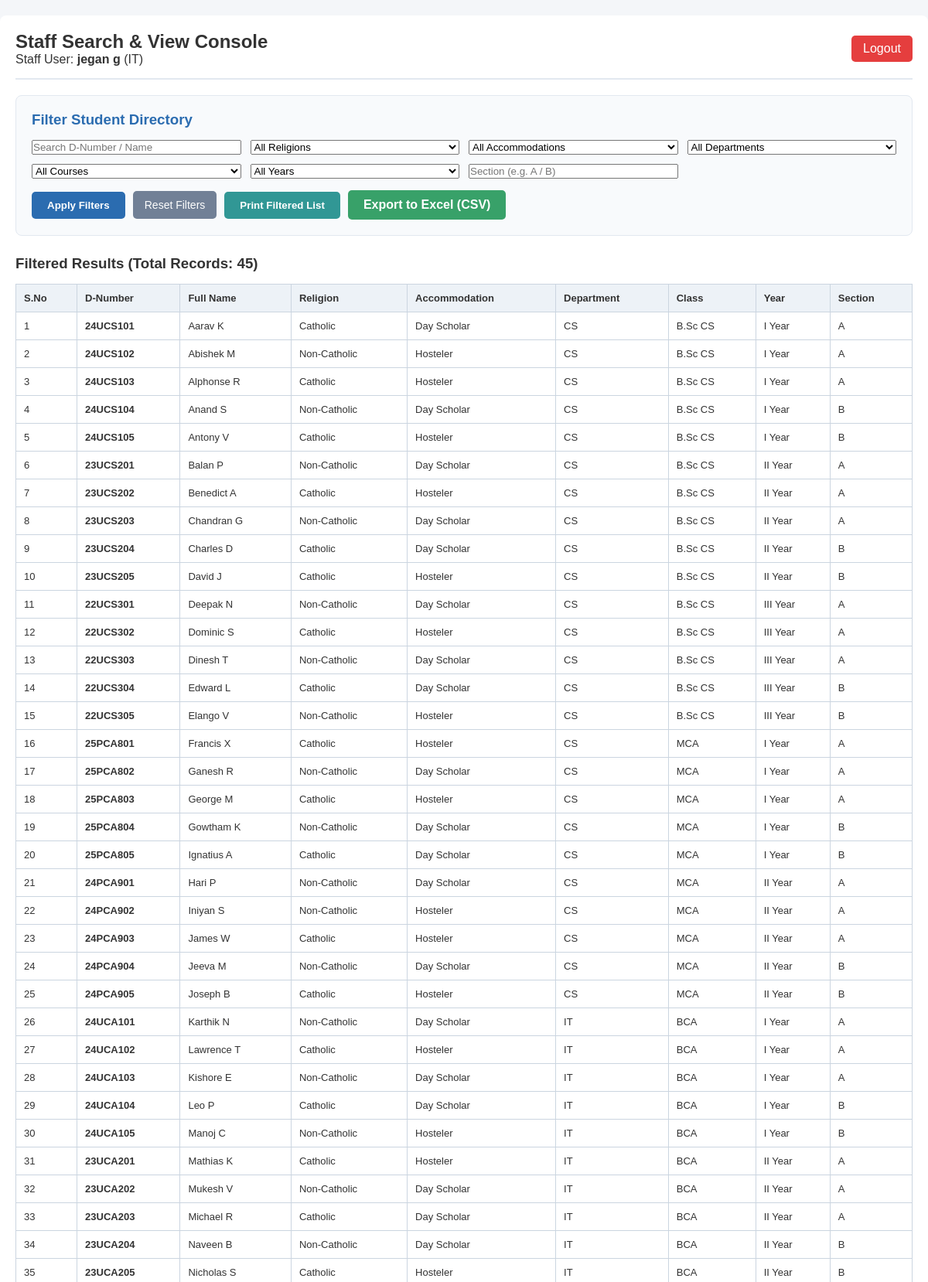
The app's page /staff_dashboard.php (signed in, upper part) with its own data.
### tables this page shows
CREATE TABLE `student` (
  `d_number` varchar(50) NOT NULL,
  `first_name` varchar(50) NOT NULL,
  `last_name` varchar(50) NOT NULL,
  `religion` varchar(50) NOT NULL,
  `accommodation_type` varchar(50) NOT NULL,
  `department` varchar(100) NOT NULL,
  `class` varchar(50) NOT NULL,
  `year` varchar(20) NOT NULL,
  `section` varchar(10) NOT NULL
);

### staff_dashboard.php (the view, shortened to what this page needs)
<?php
include 'db_connect.php';
$section       = isset($_GET['section']) ? mysqli_real_escape_string($conn, trim($_GET['section'])) : '';
$search        = isset($_GET['search']) ? mysqli_real_escape_string($conn, trim($_GET['search'])) : '';
$where_clauses = array("1=1");
$where_sql = implode(" AND ", $where_clauses);
$query = "SELECT * FROM student WHERE $where_sql ORDER BY department, class, year, section, d_number ASC";
$students_result = mysqli_query($conn, $query);
$total_students = mysqli_num_rows($students_result);
?>
<!DOCTYPE html>
<html lang="en">
<head>
    <link rel="stylesheet" href="style.css">
</head>
<body>
<div class="container">
    <div class="nav-bar">
        <div>
            <h2>Staff Search & View Console</h2>
            <p>Staff User: <strong><?php echo htmlspecialchars($_SESSION['user_name']); ?></strong> (<?php echo htmlspecialchars($_SESSION['department']); ?>)</p>
        </div>
        <a href="logout.php" class="btn-logout no-print">Logout</a>
    </div>
    <div class="filter-card no-print">
        <h3 style="margin-bottom: 15px; color: #2b6cb0;">Filter Student Directory</h3>
        <form method="GET" action="staff_dashboard.php">
            <div class="filter-grid">
                <input type="text" name="search" placeholder="Search D-Number / Name" value="<?php echo htmlspecialchars($search); ?>">
                <select name="religion">
                    <option value="">All Religions</option>
                </select>
                <select name="accommodation">
                    <option value="">All Accommodations</option>
                </select>
                <select name="department">
                    <option value="">All Departments</option>
                </select>
                <select name="class">
                    <option value="">All Courses</option>
                </select>
                <select name="year">
                    <option value="">All Years</option>
                </select>
                <input type="text" name="section" placeholder="Section (e.g. A / B)" value="<?php echo htmlspecialchars($section); ?>">
            </div>
            <div class="filter-actions">
                <button type="submit" class="btn-filter">Apply Filters</button>
                <a href="staff_dashboard.php" class="btn-reset">Reset Filters</a>
                <button type="button" class="btn-print" onclick="window.print()">Print Filtered List</button>
                <a href="staff_dashboard.php?<?php echo http_build_query(array_merge($_GET, array('export' => 'csv'))); ?>" class="btn-export">Export to Excel (CSV)</a>
            </div>
        </form>
    </div>
    <div style="display: flex; justify-content: space-between; align-items: center; margin-bottom: 10px;">
        <h3>Filtered Results (Total Records: <?php echo $total_students; ?>)</h3>
    </div>
    <table>
        <thead>
            <tr>
                <th>S.No</th>
                <th>D-Number</th>
                <th>Full Name</th>
                <th>Religion</th>
                <th>Accommodation</th>
                <th>Department</th>
                <th>Class</th>
                <th>Year</th>
                <th>Section</th>
            </tr>
        </thead>
        <tbody>
            <?php if ($total_students > 0): ?>
                <?php
                $sno = 1;
                while ($row = mysqli_fetch_assoc($students_result)):
                ?>
                <tr>
                    <td><?php echo $sno++; ?></td>
                    <td><strong><?php echo htmlspecialchars($row['d_number']); ?></strong></td>
                    <td><?php echo htmlspecialchars($row['first_name'] . " " . $row['last_name']); ?></td>
                    <td><?php echo htmlspecialchars($row['religion']); ?></td>
                    <td><?php echo htmlspecialchars($row['accommodation_type']); ?></td>
                    <td><?php echo htmlspecialchars($row['department']); ?></td>
                    <td><?php echo htmlspecialchars($row['class']); ?></td>
                    <td><?php echo htmlspecialchars($row['year']); ?></td>
                    <td><?php echo htmlspecialchars($row['section']); ?></td>
                </tr>
                <?php endwhile; ?>
            <?php else: ?>
                <tr>
                    <td colspan="9" style="text-align: center; color: #718096; padding: 20px;">No student records match the selected criteria.</td>
                </tr>
            <?php endif; ?>
        </tbody>
    </table>
</div>
</body>
</html>

### style.css (style rules this page uses)
* { margin: 0; padding: 0; box-sizing: border-box; font-family: Arial, sans-serif; }
body { background-color: #f4f6f9; color: #333; }

### staff_dashboard.php (style rules this page uses)
.container { max-width: 1200px; margin: 20px auto; padding: 20px; background: #fff; border-radius: 8px; }
.nav-bar { display: flex; justify-content: space-between; align-items: center; border-bottom: 2px solid #e2e8f0; padding-bottom: 15px; margin-bottom: 20px; }
.filter-card { background: #f8fafc; padding: 20px; border-radius: 8px; border: 1px solid #e2e8f0; margin-bottom: 25px; }
.filter-grid { display: grid; grid-template-columns: repeat(4, 1fr); gap: 12px; margin-bottom: 15px; }
.filter-actions { display: flex; gap: 10px; align-items: center; }
.btn-filter { background: #2b6cb0; color: #fff; border: none; padding: 10px 20px; border-radius: 5px; cursor: pointer; font-weight: bold; }
.btn-reset { background: #718096; color: #fff; padding: 10px 15px; border-radius: 5px; text-decoration: none; font-size: 14px; }
.btn-print { background: #319795; color: #fff; border: none; padding: 10px 20px; border-radius: 5px; cursor: pointer; font-weight: bold; }
.btn-export { background: #38a169; color: #fff; padding: 10px 20px; border-radius: 5px; text-decoration: none; font-weight: bold; }
table { width: 100%; border-collapse: collapse; margin-top: 15px; }
th, td { border: 1px solid #cbd5e0; padding: 10px; text-align: left; font-size: 13px; }
th { background-color: #edf2f7; }
.btn-logout { background: #e53e3e; color: #fff; padding: 8px 15px; border-radius: 5px; text-decoration: none; }

### records on screen
student: d_number "24UCS101", first_name+last_name "Aarav K", religion "Catholic", accommodation_type "Day Scholar", department "CS", class "B.Sc CS", year "I Year", section "A"
student: d_number "24UCS102", first_name+last_name "Abishek M", religion "Non-Catholic", accommodation_type "Hosteler", department "CS", class "B.Sc CS", year "I Year", section "A"
student: d_number "24UCS103", first_name+last_name "Alphonse R", religion "Catholic", accommodation_type "Hosteler", department "CS", class "B.Sc CS", year "I Year", section "A"
student: d_number "24UCS104", first_name+last_name "Anand S", religion "Non-Catholic", accommodation_type "Day Scholar", department "CS", class "B.Sc CS", year "I Year", section "B"
student: d_number "24UCS105", first_name+last_name "Antony V", religion "Catholic", accommodation_type "Hosteler", department "CS", class "B.Sc CS", year "I Year", section "B"
student: d_number "23UCS201", first_name+last_name "Balan P", religion "Non-Catholic", accommodation_type "Day Scholar", department "CS", class "B.Sc CS", year "II Year", section "A"
student: d_number "23UCS202", first_name+last_name "Benedict A", religion "Catholic", accommodation_type "Hosteler", department "CS", class "B.Sc CS", year "II Year", section "A"
student: d_number "23UCS203", first_name+last_name "Chandran G", religion "Non-Catholic", accommodation_type "Day Scholar", department "CS", class "B.Sc CS", year "II Year", section "A"
student: d_number "23UCS204", first_name+last_name "Charles D", religion "Catholic", accommodation_type "Day Scholar", department "CS", class "B.Sc CS", year "II Year", section "B"
student: d_number "23UCS205", first_name+last_name "David J", religion "Catholic", accommodation_type "Hosteler", department "CS", class "B.Sc CS", year "II Year", section "B"
student: d_number "22UCS301", first_name+last_name "Deepak N", religion "Non-Catholic", accommodation_type "Day Scholar", department "CS", class "B.Sc CS", year "III Year", section "A"
student: d_number "22UCS302", first_name+last_name "Dominic S", religion "Catholic", accommodation_type "Hosteler", department "CS", class "B.Sc CS", year "III Year", section "A"
student: d_number "22UCS303", first_name+last_name "Dinesh T", religion "Non-Catholic", accommodation_type "Day Scholar", department "CS", class "B.Sc CS", year "III Year", section "A"
student: d_number "22UCS304", first_name+last_name "Edward L", religion "Catholic", accommodation_type "Day Scholar", department "CS", class "B.Sc CS", year "III Year", section "B"
student: d_number "22UCS305", first_name+last_name "Elango V", religion "Non-Catholic", accommodation_type "Hosteler", department "CS", class "B.Sc CS", year "III Year", section "B"
student: d_number "25PCA801", first_name+last_name "Francis X", religion "Catholic", accommodation_type "Hosteler", department "CS", class "MCA", year "I Year", section "A"
student: d_number "25PCA802", first_name+last_name "Ganesh R", religion "Non-Catholic", accommodation_type "Day Scholar", department "CS", class "MCA", year "I Year", section "A"
student: d_number "25PCA803", first_name+last_name "George M", religion "Catholic", accommodation_type "Hosteler", department "CS", class "MCA", year "I Year", section "A"
student: d_number "25PCA804", first_name+last_name "Gowtham K", religion "Non-Catholic", accommodation_type "Day Scholar", department "CS", class "MCA", year "I Year", section "B"
student: d_number "25PCA805", first_name+last_name "Ignatius A", religion "Catholic", accommodation_type "Day Scholar", department "CS", class "MCA", year "I Year", section "B"
student: d_number "24PCA901", first_name+last_name "Hari P", religion "Non-Catholic", accommodation_type "Day Scholar", department "CS", class "MCA", year "II Year", section "A"
student: d_number "24PCA902", first_name+last_name "Iniyan S", religion "Non-Catholic", accommodation_type "Hosteler", department "CS", class "MCA", year "II Year", section "A"
student: d_number "24PCA903", first_name+last_name "James W", religion "Catholic", accommodation_type "Hosteler", department "CS", class "MCA", year "II Year", section "A"
student: d_number "24PCA904", first_name+last_name "Jeeva M", religion "Non-Catholic", accommodation_type "Day Scholar", department "CS", class "MCA", year "II Year", section "B"
student: d_number "24PCA905", first_name+last_name "Joseph B", religion "Catholic", accommodation_type "Hosteler", department "CS", class "MCA", year "II Year", section "B"
student: d_number "24UCA101", first_name+last_name "Karthik N", religion "Non-Catholic", accommodation_type "Day Scholar", department "IT", class "BCA", year "I Year", section "A"
student: d_number "24UCA102", first_name+last_name "Lawrence T", religion "Catholic", accommodation_type "Hosteler", department "IT", class "BCA", year "I Year", section "A"
student: d_number "24UCA103", first_name+last_name "Kishore E", religion "Non-Catholic", accommodation_type "Day Scholar", department "IT", class "BCA", year "I Year", section "A"
student: d_number "24UCA104", first_name+last_name "Leo P", religion "Catholic", accommodation_type "Day Scholar", department "IT", class "BCA", year "I Year", section "B"
student: d_number "24UCA105", first_name+last_name "Manoj C", religion "Non-Catholic", accommodation_type "Hosteler", department "IT", class "BCA", year "I Year", section "B"
student: d_number "23UCA201", first_name+last_name "Mathias K", religion "Catholic", accommodation_type "Hosteler", department "IT", class "BCA", year "II Year", section "A"
student: d_number "23UCA202", first_name+last_name "Mukesh V", religion "Non-Catholic", accommodation_type "Day Scholar", department "IT", class "BCA", year "II Year", section "A"
student: d_number "23UCA203", first_name+last_name "Michael R", religion "Catholic", accommodation_type "Day Scholar", department "IT", class "BCA", year "II Year", section "A"
student: d_number "23UCA204", first_name+last_name "Naveen B", religion "Non-Catholic", accommodation_type "Day Scholar", department "IT", class "BCA", year "II Year", section "B"
student: d_number "23UCA205", first_name+last_name "Nicholas S", religion "Catholic", accommodation_type "Hosteler", department "IT", class "BCA", year "II Year", section "B"

### other values on screen
$_SESSION['user_name'] "jegan g"
$_SESSION['department'] "IT"
$total_students "45"
